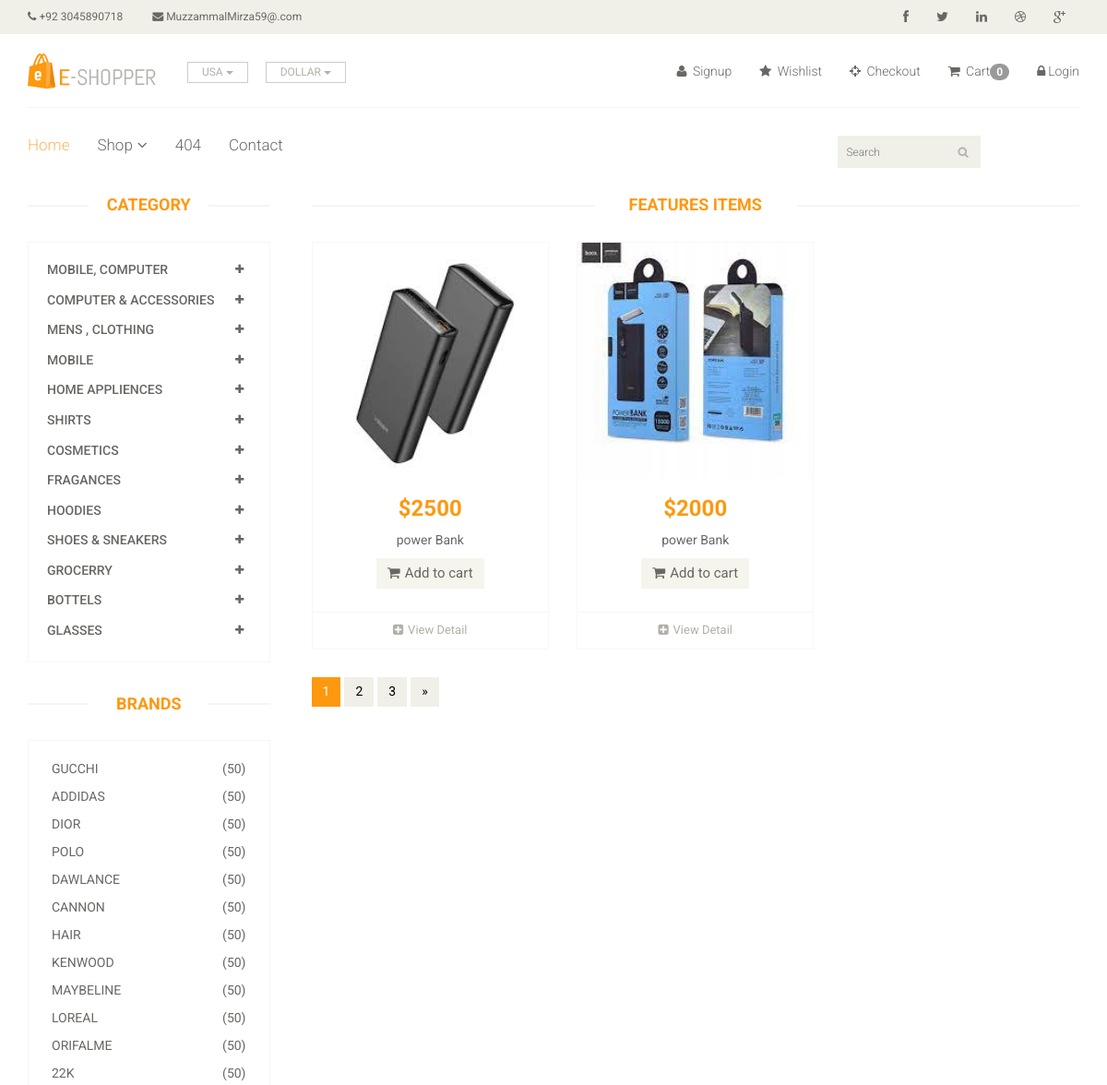
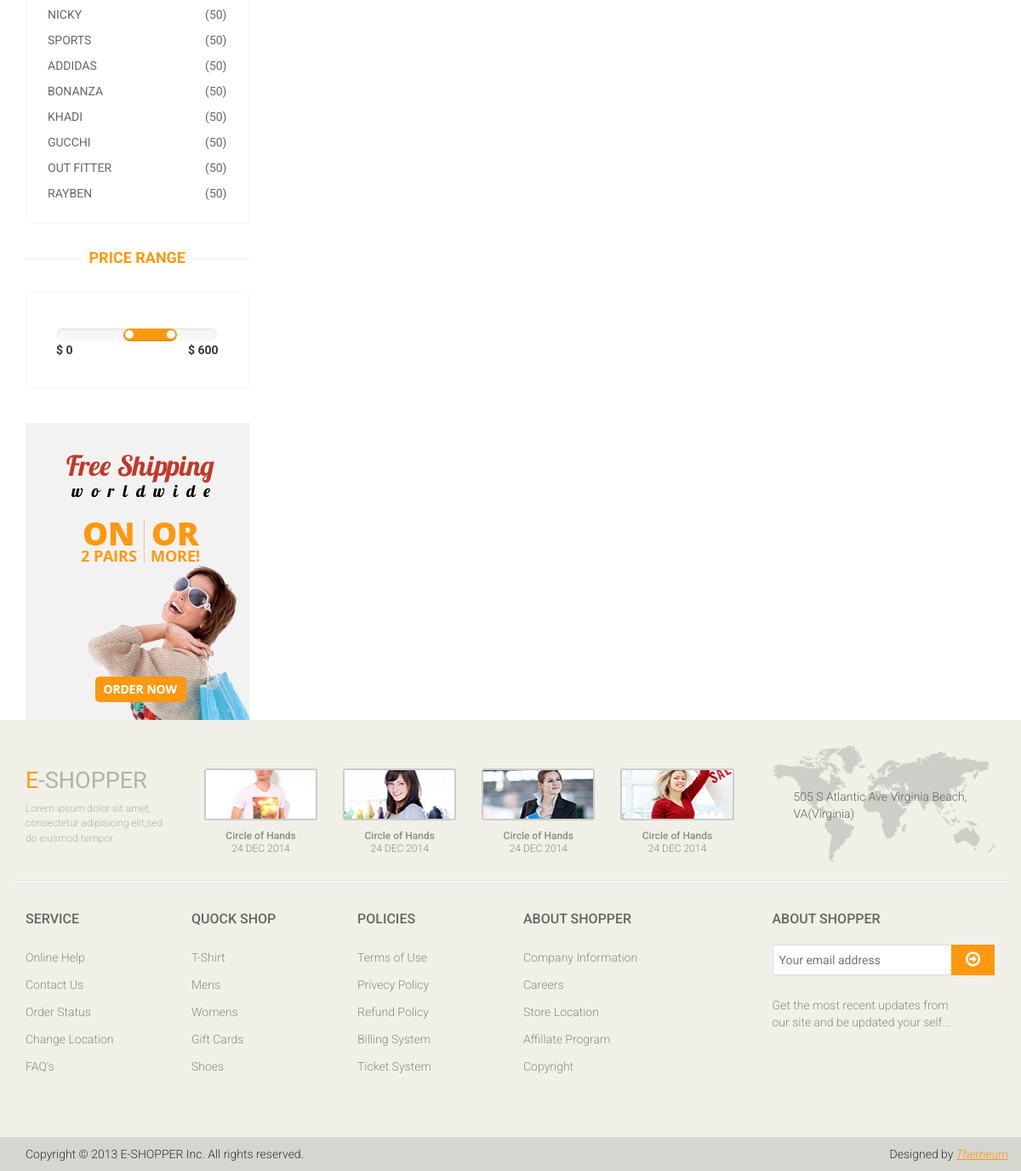
The page /product/?cetagory=2&brand on the database its author committed (2 pictures, top to bottom).
### store/models.py (models this page shows, shortened)
class Cetagory(models.Model):
    name=models.CharField(max_length=70)

class Brand(models.Model):
    name=models.CharField(max_length=70,)

class Product(models.Model):
    Availability = (('In the stock','In the stock'),('out the stock ','Out the Stock'))
    cetagory = models.ForeignKey( Cetagory,on_delete=models.CASCADE,null=False,default='')
    sub_cetagory = models.ForeignKey(Sub_Cetagory,on_delete=models.CASCADE,null=False,default='')
    Brand = models.ForeignKey(Brand,on_delete=models.CASCADE,null=True,default='')
    image = models.ImageField(upload_to='ecommerce/pimg')
    name = models.CharField(max_length=70)
    price = models.IntegerField()
    Availability =models.CharField(choices=Availability,null=True,max_length=70)
    date = models.DateTimeField(auto_now_add=True)

### store/views.py (the view)
# urls.py: path('product/',views.product,name='product'),
def product(request):
    cetagory = Cetagory.objects.all()
    brand = Brand.objects.all()
    brandID = request.GET.get('brand')
    cetagoryID = request.GET.get('cetagory')
    if cetagoryID:
        product = Product.objects.filter(sub_cetagory=cetagoryID).order_by('-id')
    elif brandID:
        product = Product.objects.filter(Brand=brandID).order_by('-id')
    else:
        product = Product.objects.all()
    return render(request,'product.html',{'pro':cetagory,'brand':brand,'duct':product})

### store/templates/product.html (shortened to what this page needs)
{% extends 'base.html'%}
{% block body %}
<section>
		<div class="container">
			<div class="row">
				<div class="col-sm-3">
					<div class="left-sidebar">
						<h2>Category</h2>
						<div class="panel-group category-products" id="accordian">
							{% for cart in pro %}
							<div class="panel panel-default">
								<div class="panel-heading">
									<h4 class="panel-title">
										<a data-toggle="collapse" data-parent="#accordian" href="#{{cart.id}}">
											<span class="badge pull-right"><i class="fa fa-plus"></i></span>
											{{cart.name}}
										</a>
									</h4>
								</div>
							</div>
							{% endfor %}
						</div>
						<div class="brands_products">
							<h2>Brands</h2>
							<div class="brands-name">
								{% for i in brand %}
								<ul class="nav nav-pills nav-stacked">
									<li><a href="/product/?brand={{i.id}}"> <span class="pull-right">(50)</span>{{ i.name }}</a></li>
									{% endfor %}
								</ul>
							</div>
						</div>
						<div class="price-range">
							<h2>Price Range</h2>
							<div class="well">
								 <input type="text" class="span2" value="" data-slider-min="0" data-slider-max="600" data-slider-step="5" data-slider-value="[250,450]" id="sl2" ><br />
								 <b>$ 0</b> <b class="pull-right">$ 600</b>
							</div>
						</div>
						<div class="shipping text-center">
							<img src="images/home/shipping.jpg" alt="" />
						</div>
					</div>
				</div>
				<div class="col-sm-9 padding-right">
					<div class="features_items">
						<h2 class="title text-center">Features Items</h2>
						{% for product in duct %}
						<div class="col-sm-4">
							<div class="product-image-wrapper">
								<div class="single-products">
										<div class="productinfo text-center">
											<img src="/{{product.image}}" alt="" />
											<h2>${{product.price}}</h2>
											<p>{{product.name}}</p>
											<a href="{% url 'cart_add' product.id %}" class="btn btn-default add-to-cart"><i class="fa fa-shopping-cart"></i>Add to cart</a>
										</div>
										<div class="product-overlay">
											<div class="overlay-content">
											</div>
										</div>
								</div>
								<div class="choose">
									<ul class="nav nav-pills nav-justified">
										<li><a href="{% url 'order_detail' product.id %}"><i class="fa fa-plus-square"></i>View Detail</a></li>
									</ul>
								</div>
							</div>
						</div>
						{% endfor %}
					</div>
						<ul class="pagination">
							<li class="active"><a href="">1</a></li>
							<li><a href="">2</a></li>
							<li><a href="">3</a></li>
							<li><a href="">&raquo;</a></li>
						</ul>
					</div>
				</div>
			</div>
	</section>
{% endblock %}

### rows shown on the page
Cetagory: name "MOBILE, COMPUTER"
Cetagory: name "COMPUTER & ACCESSORIES"
Cetagory: name "MENS , CLOTHING"
Cetagory: name "MOBILE"
Cetagory: name "HOME APPLIENCES"
Cetagory: name "SHIRTS"
Cetagory: name "COSMETICS"
Cetagory: name "FRAGANCES"
Cetagory: name "HOODIES"
Cetagory: name "SHOES & SNEAKERS"
Cetagory: name "GROCERRY"
Cetagory: name "BOTTELS"
Cetagory: name "GLASSES"
Brand: name "GUCCHI"
Brand: name "ADDIDAS"
Brand: name "DIOR"
Brand: name "POLO"
Brand: name "DAWLANCE"
Brand: name "CANNON"
Brand: name "HAIR"
Brand: name "KENWOOD"
Brand: name "MAYBELINE"
Brand: name "LOREAL"
Brand: name "ORIFALME"
Brand: name "22K"
Brand: name "NICKY"
Brand: name "SPORTS"
Brand: name "ADDIDAS"
Brand: name "BONANZA"
Brand: name "KHADI"
Brand: name "GUCCHI"
Brand: name "OUT FITTER"
Brand: name "RAYBEN"
Product: image (picture), price "2500", name "power Bank"
Product: image (picture), price "2000", name "power Bank"

### other values the page prints
{{ request.session.cart|length }} "0"
